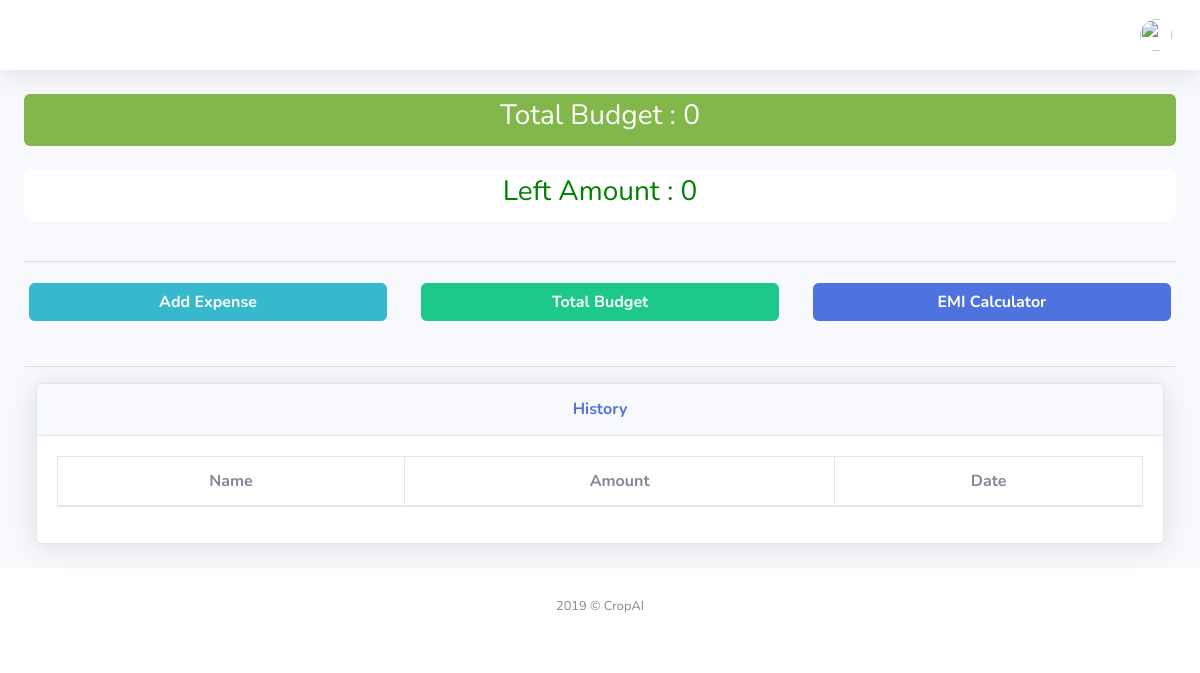
Page /finance/ on the earlier database version.
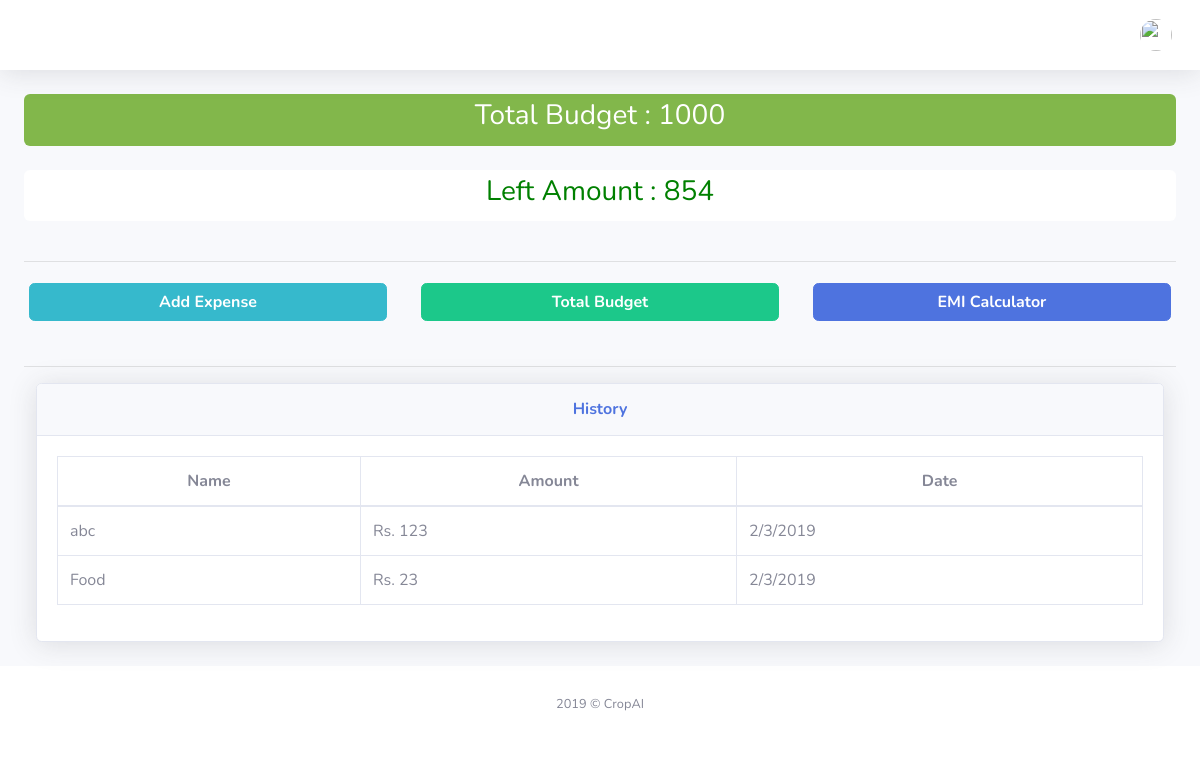
Same page on the later database version.
### finance/models.py (models this page shows)
class history(models.Model):
    farmer_name = models.CharField(max_length=90)
    name = models.CharField(max_length=90)
    amount = models.IntegerField()
    date = models.CharField(max_length=10)

### finance/views.py (the view)
# urls.py: path('', include('home.urls')),
def home(request):
    history_all = history.objects.all()
    history_all = history_all.filter(farmer_name__contains= request.user.username) # Filtering the result with that farmer
    totalbudget = total_budget.objects.all()
    totalbudget = totalbudget.filter(farmer_name__contains= request.user.username) # Filtering the result with that farmer
    if totalbudget:
        bal = 0
        for i in history_all:
            bal+=i.amount
        for x in totalbudget:
            print(x)
            rbud = x.amount - bal
            tbudget = x.amount
        content = {
            'history' : history_all,
            'budget' : tbudget,
            'rbudget' : rbud,
        }
        return render(request,'home/finance.html',content)
    else:
        content = {
            'history' : history_all,
            'budget' : 0,
            'rbudget' : 0,
        }
        return render(request,'home/finance.html',content)

### home/templates/home/finance.html (shortened to what this page needs)
{% extends 'home/base.html' %}
{% load static %}
    {% block content %}
        <div class="container-fluid" align="center">
            <div class="container-fluid" style="background:#82b74b; padding:5px 5px; border:1px; border-radius:6px;">
                <h3 style="color:white;">Total Budget : {{ budget }} </h3>
            </div>
            <br>
            <div class="container-fluid" style="background:#fff; padding:5px 5px; border:1px; border-radius:6px;">
              <h3 style="color:Green;">Left Amount : {{ rbudget }} </h3>
            </div>
            <br><hr>
            <div class="row">
                <div class="col-md-4">
                    <form action="{% url 'finance-expanse' %}" style="padding:5px 5px;">
                        <button class="btn btn-info btn-block"><b>Add Expense</b></button>
                    </form>
                </div>
                <div class="col-md-4">
                    <form action="{% url 'finance-tbudget' %}" style="padding:5px 5px;">
                        <button class="btn btn-success btn-block"><b>Total Budget</b></button>
                    </form>
                </div>
                <div class="col-md-4">
                    <form action="{% url 'emi-cal' %}" style="padding:5px 5px;">
                        <button class="btn btn-primary btn-block"><b>EMI Calculator</b></button>
                    </form>
                </div>
            </div>
            <br><hr>
            <div class="col-xl-12 col-lg-7" >
              <div class="card shadow mb-4">
                <div class="card-header py-3">
                  <h6 class="m-0 font-weight-bold text-primary" align="Center">History</h6>
                </div>
                <div class="card-body">
                <div class="table-responsive">
                  <table class="table table-bordered" id="dataTable" width="100%" cellspacing="0">
                  <thead align="center">
                    <tr>
                      <th>Name</th>
                      <th>Amount</th>
                      <th>Date</th>
                    </tr>
                  </thead>
                  <tbody>
                    {% for x in history %}
                    <tr>
                      <td>{{ x.name }}</td>
                      <td>Rs. {{ x.amount }}</td>
                      <td>{{ x.date }}</td>
                    </tr>
                    {% endfor %}
                  </tbody>
                </table>
                </div>
              </div>
            </div>
          </div>
         </div>
    {% endblock content %}

Differences in the rows shown:
added history: name "abc", amount "123", date "2/3/2019"
added history: name "Food", amount "23", date "2/3/2019"
Other differences:
{{ budget }}: "0" → "1000"
{{ rbudget }}: "0" → "854"
